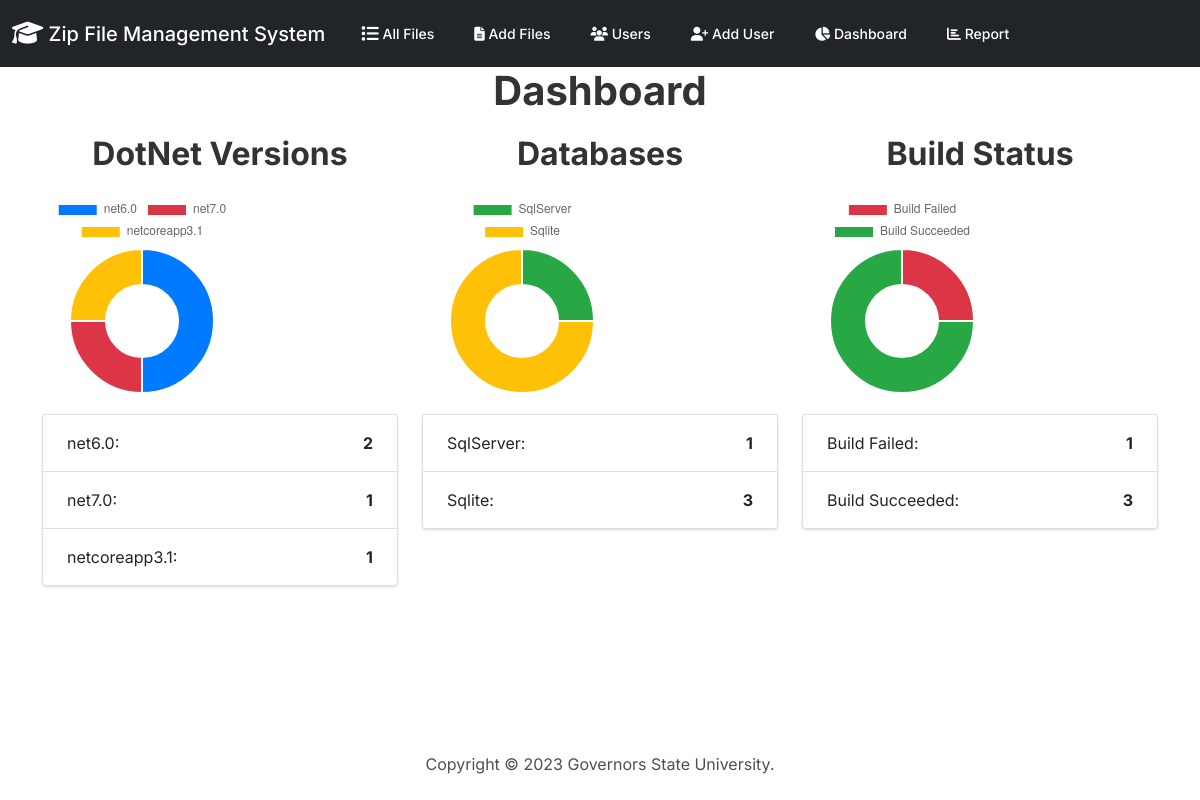
/dashboard/, run on the app's committed database.
### zipfiles/models.py (models this page shows, shortened)
class File_Results(models.Model):
    id_number = models.PositiveIntegerField(null=True)
    f_name = models.CharField(max_length=255, null=True)
    f_size = models.CharField(max_length=50, null=True)
    myfiles = models.FileField(upload_to="")
    user_name = models.ForeignKey(
        'UserNamesList',
        on_delete=models.CASCADE,
        db_column='user_name',
        default=None
    )
    db_name = models.CharField(max_length=50, null=True)
    db_type = models.CharField(max_length=50, null=True)
    is_build_succeeded = models.CharField(max_length=50, null=True)
    dotnet_version = models.CharField(max_length=20, null=True)
    error_details = models.TextField(null=True)
    assignment_number = models.IntegerField(null=True)
    folder_name = models.CharField(max_length=50, null=True)
    instruction_passed = models.CharField(max_length=50, null=True)

### zipfiles/views.py (the view, shortened to what this page needs)
# urls.py: path('dashboard/', views.dashboard, name='dashboard'),
def dashboard(request):
    dotnet_data = File_Results.objects.filter(dotnet_version__isnull=False)
    database_data = File_Results.objects.filter(db_name__isnull=False)
    build_data = File_Results.objects.filter(is_build_succeeded__isnull=False)
    dotnet_counts = dotnet_data.values('dotnet_version').annotate(count=Count('dotnet_version'))
    dotnet_labels = [item['dotnet_version'] for item in dotnet_counts]
    dotnet_values = [item['count'] for item in dotnet_counts]
    database_counts = database_data.values('db_type').annotate(count=Count('db_type'))
    database_labels = [item['db_type'] for item in database_counts]
    database_values = [item['count'] for item in database_counts]
    build_failed_count = build_data.filter(is_build_succeeded='False').count()
    build_succeeded_count = build_data.filter(is_build_succeeded='True').count()
    dotnet_chart_data = {
        'labels': dotnet_labels,
        'datasets': [{
            'data': dotnet_values,
            'backgroundColor': ['#007bff', '#dc3545', '#ffc107'],
        }]
    }
    database_chart_data = {
        'labels': database_labels,
        'datasets': [{
            'data': database_values,
            'backgroundColor': ['#28a745', '#ffc107'],
        }]
    }
    build_chart_data = {
        'labels': ['Build Failed', 'Build Succeeded'],
        'datasets': [{
            'data': [build_failed_count, build_succeeded_count],
            'backgroundColor': ['#dc3545', '#28a745'],
        }]
    }
    dotnet_list_group_data = {item['dotnet_version']: item['count'] for item in dotnet_counts}
    database_list_group_data = {item['db_type']: item['count'] for item in database_counts}
    build_list_group_data = {'Build Failed': build_failed_count, 'Build Succeeded': build_succeeded_count}
    context = {
        'dotnet_chart_data': dotnet_chart_data,
        'database_chart_data': database_chart_data,
        'build_chart_data': build_chart_data,
        'dotnet_list_group_data' : dotnet_list_group_data,
        'database_list_group_data': database_list_group_data,
        'build_list_group_data' : build_list_group_data
    }
    print("\n\nContext:\n\n*****\n\n", context,"\n\n***** \n\n")
    return render(request, 'zipfiles/dashboard.html', context)

### zipfiles/templates/zipfiles/dashboard.html (shortened to what this page needs)
{% extends "zipfiles/base.html" %}
{% block body %}
<div class="container">
  <h1>Dashboard</h1>
  <div class="row">
    <div class="col-md-4">
      <h2>DotNet Versions</h2>
      {% if dotnet_list_group_data %}
        <div class="dotnet-graph">
          <canvas id="dotnetChart"></canvas>
        </div>
        <ul class="list-group">
          {% for dotnet, value in dotnet_list_group_data.items %}
            <li class="list-group-item">{{ dotnet }}: <span>{{ value }}</span></li>
          {% endfor %}
        </ul>
      {% else %}
        <p class="empty-data-message">No data available. Please run the automation script for Zip Files.</p>
      {% endif %}
    </div>
    <div class="col-md-4">
      <h2>Databases</h2>
      {% if database_list_group_data %}
        <div class="database-graph">
          <canvas id="databaseChart"></canvas>
        </div>
        <ul class="list-group">
          {% for database, value in database_list_group_data.items %}
            <li class="list-group-item">{{ database }}: <span>{{ value }}</span></li>
          {% endfor %}
        </ul>
      {% else %}
        <p class="empty-data-message">No data available. Please run the automation script for Zip Files.</p>
      {% endif %}
    </div>
    <div class="col-md-4">
      <h2>Build Status</h2>
      {% if build_list_group_data %}
        <div class="build-graph">
          <canvas id="buildChart"></canvas>
        </div>
        <ul class="list-group">
          {% for label, value in build_list_group_data.items %}
            <li class="list-group-item">{{ label }}: <span>{{ value }}</span></li>
          {% endfor %}
        </ul>
      {% else %}
        <p class="empty-data-message">No data available. Please run the automation script for Zip Files.</p>
      {% endif %}
    </div>
  </div>
</div>
<script>
  // DotNet Versions Chart
  var dotnetData = {{ dotnet_chart_data | safe }};
  var dotnetChartElement = document.getElementById('dotnetChart');
  if (dotnetChartElement) {
    var dotnetChart = new Chart(dotnetChartElement, {
      type: 'doughnut',
      data: dotnetData,
    });
  }
  // Databases Chart
  var databaseData = {{ database_chart_data | safe }};
  var databaseChartElement = document.getElementById('databaseChart');
  if (databaseChartElement) {
    var databaseChart = new Chart(databaseChartElement, {
      type: 'doughnut',
      data: databaseData,
    });
  }
  // Build Status Chart
  var buildData = {{ build_chart_data | safe }};
  var buildChartElement = document.getElementById('buildChart');
  if (buildChartElement) {
    var buildChart = new Chart(buildChartElement, {
      type: 'doughnut',
      data: buildData,
    });
  }
</script>
{% endblock %}

### zipfiles/templates/zipfiles/base.html (style rules this page uses)
body, table { font-size: 14px; }

### zipfiles/templates/zipfiles/dashboard.html (style rules this page uses)
.dotnet-graph { height: 200px; margin-bottom: 20px; }
.database-graph { height: 200px; margin-bottom: 20px; }
.build-graph { height: 200px; margin-bottom: 20px; }
.list-group { margin-top: 20px; }
.list-group-item { display: flex; justify-content: space-between; align-items: center; }
.list-group-item span { font-weight: bold; }
h1, h2 { margin-bottom: 20px; text-align: center; color: #333; font-weight: bold; }

### data on the page
File_Results: dotnet_version "net6.0", assignment_number "2"
File_Results: dotnet_version "net7.0", value "1"
File_Results: dotnet_version "netcoreapp3.1", assignment_number "1", db_type "SqlServer"

### other printed values
{{ database }} "Sqlite"
{{ value }} "3"
{{ label }} "Build Failed" "Build Succeeded"
{{ value }} "1" "3"
